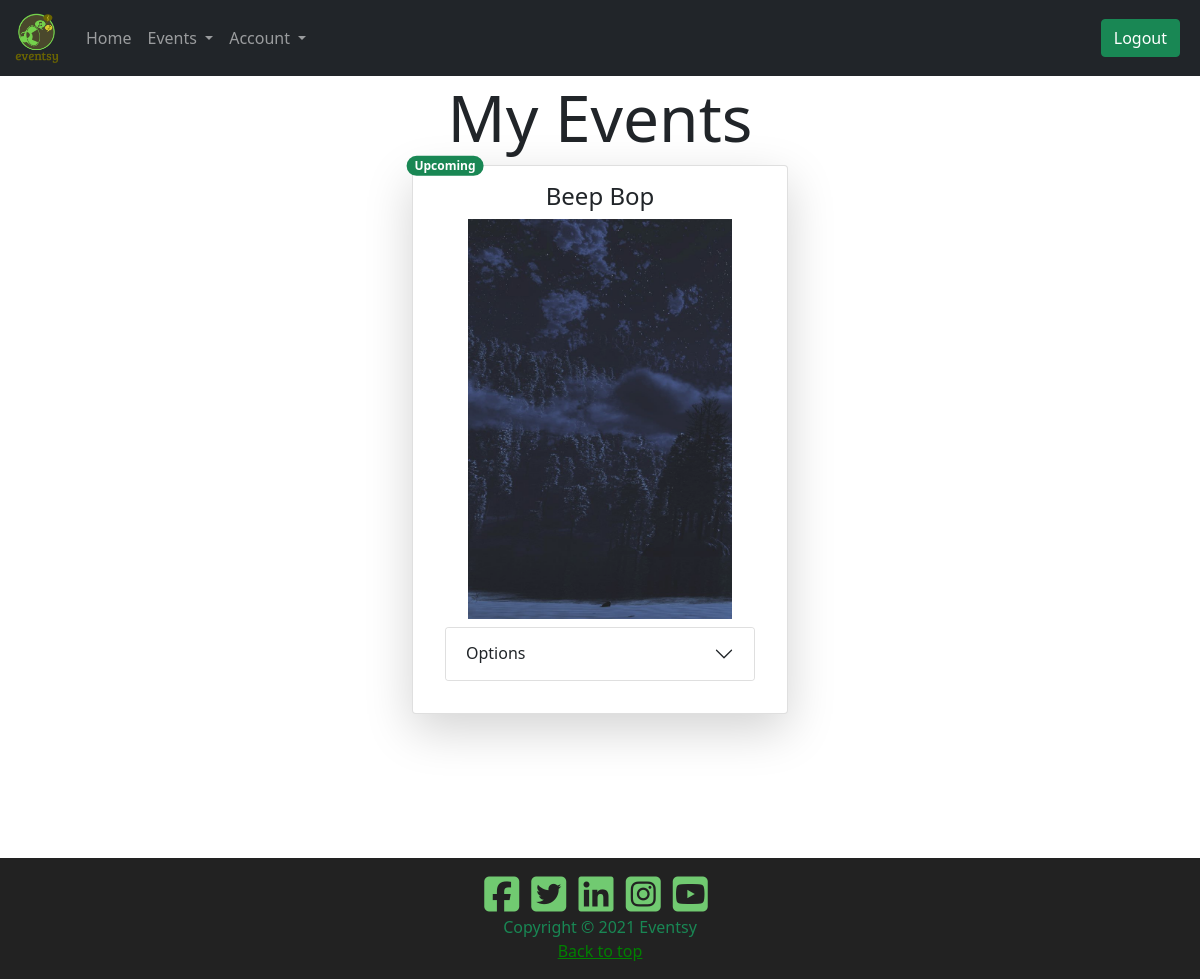
/events/myevents (signed in), run on the app's committed database.
### Website/models.py (models this page shows, shortened)
class Event(db.Model):
    __tablename__ = 'events'
    id = db.Column(db.Integer, primary_key=True)
    title = db.Column(db.String(80), nullable=False)
    startdate = db.Column(db.Date, nullable=False)
    enddate = db.Column(db.Date, nullable=False)
    status = db.Column(db.String(30), nullable=False)
    starttime = db.Column(db.Time, nullable=False)
    endtime = db.Column(db.Time, nullable=False)
    address = db.Column(db.String, nullable=False)
    city = db.Column(db.String(80))
    suburb = db.Column(db.String(80))
    maxguests = db.Column(db.Integer, nullable=False)
    image = db.Column(db.String(400))
    type = db.Column(db.String(80))
    description = db.Column(db.String(500))
    description_header = db.Column(db.String(100))
    artist = db.Column(db.String(80), nullable=False)
    comments = db.relationship('Comment', backref='events')
    user = db.Column(db.Integer, db.ForeignKey('users.id'))
    name = db.relationship('User', backref='events')

### Website/event.py (the view)
@bp.route('/myevents')
@login_required
def myevents():
    events = Event.query.filter_by(user=current_user.id).all()
    if not events:
        flash("You currently do not have any events", 'error')
        return redirect(url_for('event.create'))
    return render_template('event/myevents.html', events=events)

### Website/templates/event/myevents.html (shortened to what this page needs)
{% extends "base.html" %}
{% block content %}
<div class="container-fluid">
    <div class="row d-flex align-items-start">
        <h2 class="display-3 text-center mt-1">My Events</h2>
        {% for event in events %}
        <div class="col-xxl-3 col-lg-4 col-md-6 col-sm-7 d-block mx-auto">
            <div class="card shadow-lg px-3 pb-3 mb-5 bg-body rounded">
                <div class="card-body">
                    {% if event.status == "Upcoming" %}
                    <span class="position-absolute top-0 start-10 translate-middle badge rounded-pill bg-success">
                        {% elif event.status == "Booked Out" %}
                        <span class="position-absolute top-0 start-10 translate-middle badge rounded-pill bg-info">
                            {% elif event.status == "Cancelled" %}
                            <span
                                class="position-absolute top-0 start-10 translate-middle badge rounded-pill bg-danger">
                                {% elif event.status == "Inactive" %}
                                <span
                                    class="position-absolute top-0 start-10 translate-middle badge rounded-pill bg-danger">
                                    {% endif %}
                                    {{event.status}}
                                </span>
                                <h4 class="text-center">{{event.title}}</h4>
                                <div class="d-flex justify-content-center">
                                    <img class="card-image d-block mb-2" src="../{{event.image}}"
                                        alt="Poster of Event No. {{event.id}}">
                                </div>
                                <div class="accordion" id="accordionExample">
                                    <div class="accordion-item">
                                        <h2 class="accordion-header" id="headingOne">
                                            <button class="accordion-button collapsed btn-outline-success text-center"
                                                type="button" data-bs-toggle="collapse"
                                                data-bs-target="#eventid{{event.id}}" aria-expanded="true"
                                                aria-controls="eventid{{event.id}}">
                                                Options
                                            </button>
                                        </h2>
                                    </div>
                                </div>
                </div>
            </div>
        </div>
        {% endfor %}
    </div>
    <br><br><br><br>
</div>
{% endblock %}

### Website/static/custom.css (style rules this page uses)
.card-image { object-fit: cover; max-width: 85%; min-width: 85%; width: auto; height: auto; min-height: 400px; max-height: 400px; opacity: 0.9; }

### data on the page
Event: status "Upcoming", title "Beep Bop", image (picture)
